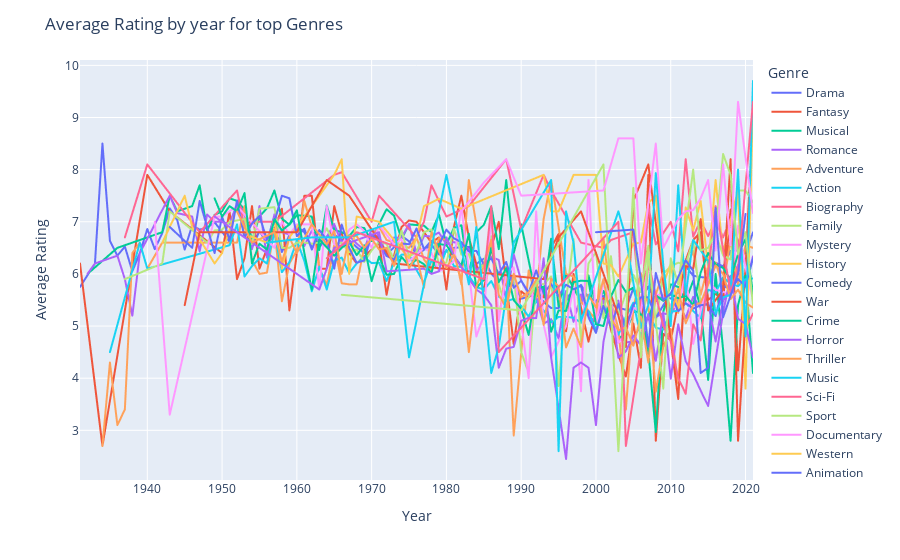

Notebook source saved alongside this figure:
### Code cell
avg_rating_by_year=df_movie.groupby(['Year','Genre'])["Rating"].mean().reset_index()
top_genres=df_movie['Genre'].value_counts().head(10).index
average_rating_by_year = avg_rating_by_year[avg_rating_by_year['Genre'].isin(top_genres)]
fig=px.line(avg_rating_by_year,x="Year",y='Rating',color='Genre')
fig.update_layout(title="Average Rating by year for top Genres",xaxis_title='Year', yaxis_title='Average Rating')
fig.show()
